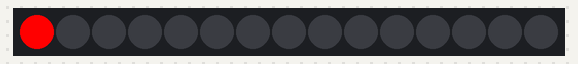
Bench run of a program on a simulated MicroPython board. Parts: 15 RGB LEDs in strip order, left to right.

Above: at 1.04 s.
At 1.68 s:
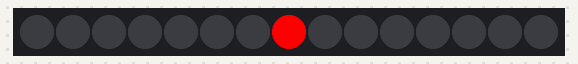
At 2.37 s:
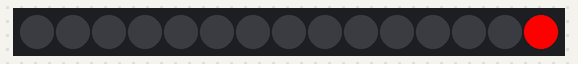
At 2.78 s:
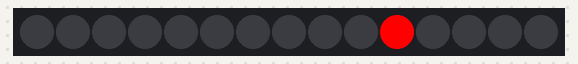
At 3.23 s:
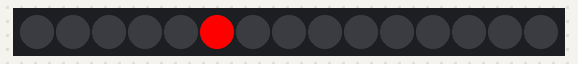
At 4.14 s:
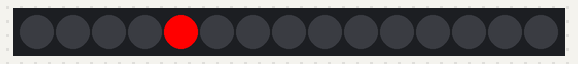

Measured:
- by itself, everything shown: repeats every 2.7 s, in 28 steps

The program:

forward_backwards_neo.py
```python
# Imports
from machine import Pin
from neopixel import NeoPixel
import time

# LED details
GPIOnumber = 2
LEDcount = 15

# Colour variable
mycolour = 255,0,0

# Define the strand pin number and number of LEDs from variables
strand = NeoPixel(Pin(GPIOnumber), LEDcount)

# Turn off all LEDs before program start
strand.fill((0,0,0))
strand.write()
time.sleep(1)

while True:

    for i in range(LEDcount):

        strand[i] = (mycolour)
        strand.write()

        # Show the light for this long
        time.sleep(0.09)

        #Clear the strand at the end of each loop
        strand.fill((0,0,0))
        strand.write()

    for i in reversed (range(LEDcount)):

        strand[i] = (mycolour)
        strand.write()

        # Show the light for this long
        time.sleep(0.09)

        #Clear the strand at the end of each loop
        strand.fill((0,0,0))
        strand.write()
```
